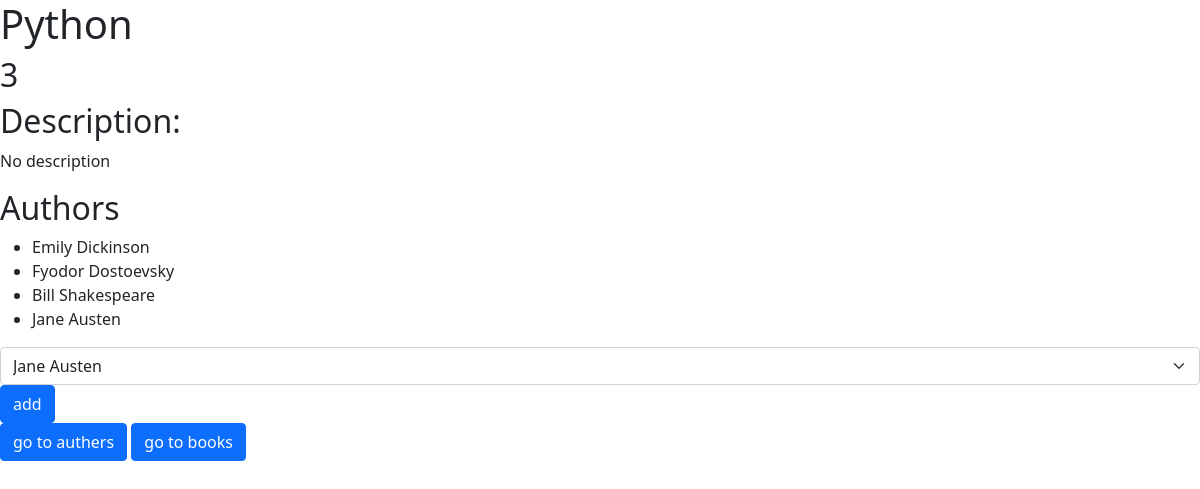
Page /books/3 on the committed database.
### books_authers_app/models.py (models this page shows)
class Book(models.Model):
    title = models.CharField(max_length=255)
    desc = models.TextField(default='No description')
    created_at = models.DateTimeField(auto_now_add=True)
    updated_at = models.DateTimeField(auto_now=True)

class Auther(models.Model):
    first_name = models.CharField(max_length=45)
    last_name = models.CharField(max_length=45)
    notes = models.TextField(default="no notes yet")
    books = models.ManyToManyField(Book,related_name="authers")
    created_at = models.DateTimeField(auto_now_add=True)
    updated_at = models.DateTimeField(auto_now=True)

### books_authers_app/views.py (the view)
# urls.py: path('books/<int:id>', views.view_book),
def view_book(request, id):
    context = {
        "book": Book.objects.get(id = id),
        "authers":Book.objects.get(id = id).authers.all(),
        "all_the_authers": Auther.objects.all()
    }
    return render(request, "books.html", context)

### books_authers_app/templates/books.html (shortened to what this page needs)
<!DOCTYPE html>
<html lang="en">
<head>
    <link href="https://cdn.jsdelivr.net/npm/bootstrap@5.0.2/dist/css/bootstrap.min.css" rel="stylesheet"
>
    {% load static %}
    <link rel="stylesheet" href="{% static 'css/style.css' %}">
</head>
<body>
    <h1>{{book.title}}</h1>
    <h2>{{book.id}}</h2>
    <div class="desc">
        <h2>Description:</h2>
        <p>{{book.desc}}</p>
    </div>
    <div class="authers">
        <h2>Authors</h2>
        <ul>
        {% for auther in authers %}
                <li>{{auther.first_name}} {{auther.last_name}}</li>
                {% endfor %}
            </ul>
    </div>
    <form action="/add_auther_to_book" method="post">
        <select name="auther_id" id="add_auther" class="form-select">
            {% for auther in all_the_authers %}
                <option value="{{auther.id}}">{{auther.first_name}} {{auther.last_name}}</option>
            {% endfor %}
        </select>
        <input type="submit" value="add" class="btn btn-primary">
    </form>
    <a href="/authers" class="btn btn-primary">go to authers</a>
    <a href="/" class="btn btn-primary">go to books</a>
</body>
</html>

### rows in the picture
Book: id "3", desc "No description"
Auther: first_name "Emily", last_name "Dickinson"
Auther: first_name "Fyodor", last_name "Dostoevsky"
Auther: first_name "Bill", last_name "Shakespeare"
Auther: first_name "Jane", last_name "Austen"

### other values in the picture
form field auther_id "Jane Austen"
